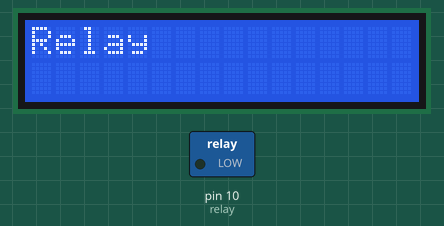
Bench run of a sketch on a simulated Arduino Uno, built with avr-gcc and run on an emulated ATmega328P. Shown: 16×2 character LCD, switched loads named in the sketch (green lamp = pin HIGH).

Above: at 0.1 s.
At 5.1 s:
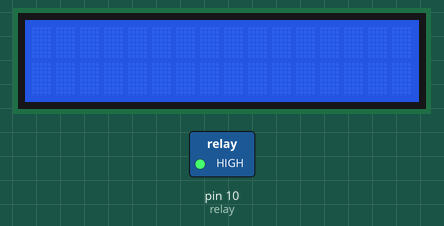
At 7.1 s:
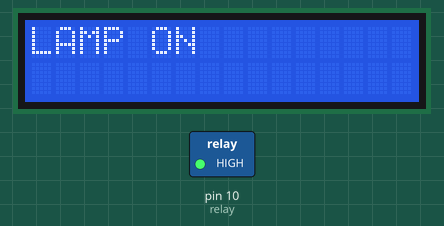
At 11.1 s:
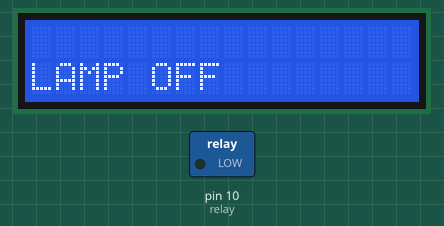
Timing chart, 0 to 38.6 s (numbered marks = the images above):
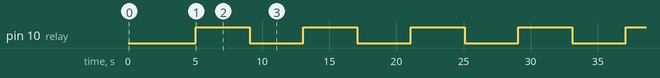

Measured:
- by itself, pin 10 (relay): alternates HIGH for 4.0 s and LOW for 4.0 s
- by itself, everything shown: repeats every 8.0 s, in 5 steps
- what the display in image 1 shows lasts 2.0 s, from 5.1 s to 7.1 s

The sketch:

simple_relay.ino
```cpp
#include <LiquidCrystal.h>
#include<Wire.h>
LiquidCrystal lcd(12,11,5,4,3,2);

int relay=10;

void setup() {
  // put your setup code here, to run once:
pinMode(relay,HIGH);
lcd.begin(16,2);
//lcd.backlight();
lcd.setCursor(0,0);
lcd.print("Relay");
delay(5000);
lcd.clear();
}

void loop() {
  // put your main code here, to run repeatedly:
digitalWrite(relay,HIGH);
delay(2000);
lcd.setCursor(0,0);
lcd.print("LAMP ON");
delay(2000);
lcd.clear();
digitalWrite(relay,LOW);
delay(2000);
lcd.setCursor(0,1);
lcd.print("LAMP OFF");
delay(2000);
lcd.clear();
}
```
